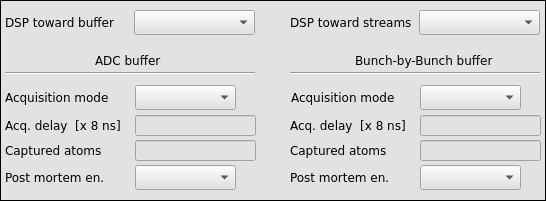
     <widget class="caFrame" name="caframe_3">
      <property name="geometry">
       <rect>
        <x>3</x>
        <y>5</y>
        <width>546</width>
        <height>201</height>
       </rect>
      </property>
      <property name="styleSheet">
       <string notr="true">background-color: rgb(226, 226, 226);</string>
      </property>
      <property name="frameShape">
       <enum>QFrame::Box</enum>
      </property>
      <widget class="caMenu" name="camenu_3">
       <property name="geometry">
        <rect>
         <x>155</x>
         <y>415</y>
         <width>100</width>
         <height>25</height>
        </rect>
       </property>
       <property name="font">
        <font>
         <family>DejaVu Sans</family>
         <pointsize>10</pointsize>
        </font>
       </property>
       <property name="frame">
        <bool>true</bool>
       </property>
       <property name="channel" stdset="0">
        <string notr="true">$(DEVICE):dsp:insert_zeros</string>
       </property>
       <property name="labelDisplay">
        <bool>false</bool>
       </property>
      </widget>
      <widget class="QLabel" name="label_12">
       <property name="geometry">
        <rect>
         <x>5</x>
         <y>415</y>
         <width>151</width>
         <height>25</height>
        </rect>
       </property>
       <property name="font">
        <font>
         <family>DejaVu Sans</family>
        </font>
       </property>
       <property name="text">
        <string>Insert zeros</string>
       </property>
      </widget>
      <widget class="caMenu" name="camenu">
       <property name="geometry">
        <rect>
         <x>134</x>
         <y>10</y>
         <width>121</width>
         <height>25</height>
        </rect>
       </property>
       <property name="font">
        <font>
         <family>DejaVu Sans</family>
         <pointsize>10</pointsize>
        </font>
       </property>
       <property name="styleSheet">
        <string notr="true">color: rgb(0, 0, 0);</string>
       </property>
       <property name="frame">
        <bool>true</bool>
       </property>
       <property name="channel" stdset="0">
        <string notr="true">$(BPM):dsp:calculation_buffer</string>
       </property>
       <property name="labelDisplay">
        <bool>false</bool>
       </property>
      </widget>
      <widget class="QLabel" name="label">
       <property name="geometry">
        <rect>
         <x>5</x>
         <y>10</y>
         <width>126</width>
         <height>25</height>
        </rect>
       </property>
       <property name="font">
        <font>
         <family>DejaVu Sans</family>
        </font>
       </property>
       <property name="text">
        <string>DSP toward buffer</string>
       </property>
      </widget>
      <widget class="caLineEdit" name="calineedit_4">
       <property name="geometry">
        <rect>
         <x>155</x>
         <y>705</y>
         <width>101</width>
         <height>16</height>
        </rect>
       </property>
       <property name="font">
        <font>
         <family>DejaVu Sans</family>
         <pointsize>10</pointsize>
         <stylestrategy>PreferDefault</stylestrategy>
        </font>
       </property>
       <property name="alignment">
        <set>Qt::AlignRight|Qt::AlignTrailing|Qt::AlignVCenter</set>
       </property>
       <property name="channel" stdset="0">
        <string notr="true">$(DEVICE):clock_info:adc_frequency</string>
       </property>
      </widget>
      <widget class="QLabel" name="label_55">
       <property name="geometry">
        <rect>
         <x>5</x>
         <y>705</y>
         <width>131</width>
         <height>21</height>
        </rect>
       </property>
       <property name="font">
        <font>
         <family>DejaVu Sans</family>
        </font>
       </property>
       <property name="text">
        <string>Sampling frequency</string>
       </property>
      </widget>
      <widget class="caTextEntry" name="tbtddcsynth_offs_2">
       <property name="geometry">
        <rect>
         <x>420</x>
         <y>140</y>
         <width>121</width>
         <height>21</height>
        </rect>
       </property>
       <property name="font">
        <font>
         <family>Monospace</family>
         <pointsize>10</pointsize>
        </font>
       </property>
       <property name="alignment">
        <set>Qt::AlignRight|Qt::AlignTrailing|Qt::AlignVCenter</set>
       </property>
       <property name="channel" stdset="0">
        <string notr="true">$(BPM):bunch:captured_atoms</string>
       </property>
       <property name="background">
        <color>
         <red>255</red>
         <green>255</green>
         <blue>255</blue>
        </color>
       </property>
       <property name="fontScaleMode">
        <enum>caLineEdit::WidthAndHeight</enum>
       </property>
      </widget>
      <widget class="QLabel" name="label_28">
       <property name="geometry">
        <rect>
         <x>290</x>
         <y>140</y>
         <width>111</width>
         <height>20</height>
        </rect>
       </property>
       <property name="font">
        <font>
         <family>DejaVu Sans</family>
        </font>
       </property>
       <property name="text">
        <string>Captured atoms</string>
       </property>
      </widget>
      <widget class="QLabel" name="label_31">
       <property name="geometry">
        <rect>
         <x>5</x>
         <y>140</y>
         <width>116</width>
         <height>20</height>
        </rect>
       </property>
       <property name="font">
        <font>
         <family>DejaVu Sans</family>
        </font>
       </property>
       <property name="text">
        <string>Captured atoms</string>
       </property>
      </widget>
      <widget class="caTextEntry" name="tbtddcsynth_offs_3">
       <property name="geometry">
        <rect>
         <x>135</x>
         <y>140</y>
         <width>121</width>
         <height>21</height>
        </rect>
       </property>
       <property name="font">
        <font>
         <family>Monospace</family>
         <pointsize>10</pointsize>
        </font>
       </property>
       <property name="alignment">
        <set>Qt::AlignRight|Qt::AlignTrailing|Qt::AlignVCenter</set>
       </property>
       <property name="channel" stdset="0">
        <string notr="true">$(BPM):adc:captured_atoms</string>
       </property>
       <property name="background">
        <color>
         <red>255</red>
         <green>255</green>
         <blue>255</blue>
        </color>
       </property>
       <property name="fontScaleMode">
        <enum>caLineEdit::WidthAndHeight</enum>
       </property>
      </widget>
      <widget class="QLabel" name="label_33">
       <property name="geometry">
        <rect>
         <x>5</x>
         <y>115</y>
         <width>126</width>
         <height>20</height>
        </rect>
       </property>
       <property name="font">
        <font>
         <family>DejaVu Sans</family>
        </font>
       </property>
       <property name="text">
        <string>Acq. delay  [x 8 ns] </string>
       </property>
      </widget>
      <widget class="caTextEntry" name="tbtddcsynth_offs_4">
       <property name="geometry">
        <rect>
         <x>135</x>
         <y>115</y>
         <width>121</width>
         <height>21</height>
        </rect>
       </property>
       <property name="font">
        <font>
         <family>Monospace</family>
         <pointsize>10</pointsize>
        </font>
       </property>
       <property name="alignment">
        <set>Qt::AlignRight|Qt::AlignTrailing|Qt::AlignVCenter</set>
       </property>
       <property name="channel" stdset="0">
        <string notr="true">$(BPM):dsp:acq_control:adc:trig_delay</string>
       </property>
       <property name="background">
        <color>
         <red>255</red>
         <green>255</green>
         <blue>255</blue>
        </color>
       </property>
       <property name="fontScaleMode">
        <enum>caLineEdit::WidthAndHeight</enum>
       </property>
      </widget>
      <widget class="QLabel" name="label_35">
       <property name="geometry">
        <rect>
         <x>290</x>
         <y>115</y>
         <width>131</width>
         <height>20</height>
        </rect>
       </property>
       <property name="font">
        <font>
         <family>DejaVu Sans</family>
        </font>
       </property>
       <property name="text">
        <string>Acq. delay  [x 8 ns]</string>
       </property>
      </widget>
      <widget class="caTextEntry" name="tbtddcsynth_offs_5">
       <property name="geometry">
        <rect>
         <x>420</x>
         <y>115</y>
         <width>121</width>
         <height>21</height>
        </rect>
       </property>
       <property name="font">
        <font>
         <family>Monospace</family>
         <pointsize>10</pointsize>
        </font>
       </property>
       <property name="alignment">
        <set>Qt::AlignRight|Qt::AlignTrailing|Qt::AlignVCenter</set>
       </property>
       <property name="channel" stdset="0">
        <string notr="true">$(BPM):dsp:acq_control:bunch:trig_delay</string>
       </property>
       <property name="background">
        <color>
         <red>255</red>
         <green>255</green>
         <blue>255</blue>
        </color>
       </property>
       <property name="fontScaleMode">
        <enum>caLineEdit::WidthAndHeight</enum>
       </property>
      </widget>
      <widget class="Line" name="line_4">
       <property name="geometry">
        <rect>
         <x>5</x>
         <y>65</y>
         <width>250</width>
         <height>16</height>
        </rect>
       </property>
       <property name="orientation">
        <enum>Qt::Horizontal</enum>
       </property>
      </widget>
      <widget class="Line" name="line_5">
       <property name="geometry">
        <rect>
         <x>290</x>
         <y>65</y>
         <width>250</width>
         <height>16</height>
        </rect>
       </property>
       <property name="orientation">
        <enum>Qt::Horizontal</enum>
       </property>
      </widget>
      <widget class="QLabel" name="label_36">
       <property name="geometry">
        <rect>
         <x>95</x>
         <y>50</y>
         <width>71</width>
         <height>20</height>
        </rect>
       </property>
       <property name="font">
        <font>
         <family>DejaVu Sans</family>
        </font>
       </property>
       <property name="text">
        <string>ADC buffer </string>
       </property>
      </widget>
      <widget class="QLabel" name="label_37">
       <property name="geometry">
        <rect>
         <x>355</x>
         <y>50</y>
         <width>166</width>
         <height>20</height>
        </rect>
       </property>
       <property name="font">
        <font>
         <family>DejaVu Sans</family>
         <pointsize>9</pointsize>
        </font>
       </property>
       <property name="text">
        <string>Bunch-by-Bunch buffer </string>
       </property>
      </widget>
      <widget class="caMenu" name="camenu_2">
       <property name="geometry">
        <rect>
         <x>135</x>
         <y>85</y>
         <width>101</width>
         <height>25</height>
        </rect>
       </property>
       <property name="font">
        <font>
         <family>DejaVu Sans</family>
         <pointsize>10</pointsize>
        </font>
       </property>
       <property name="styleSheet">
        <string notr="true">color: rgb(0, 0, 0);</string>
       </property>
       <property name="frame">
        <bool>true</bool>
       </property>
       <property name="channel" stdset="0">
        <string notr="true">$(BPM):dsp:acq_control:adc:capture</string>
       </property>
       <property name="labelDisplay">
        <bool>false</bool>
       </property>
      </widget>
      <widget class="QLabel" name="label_2">
       <property name="geometry">
        <rect>
         <x>5</x>
         <y>85</y>
         <width>121</width>
         <height>25</height>
        </rect>
       </property>
       <property name="font">
        <font>
         <family>DejaVu Sans</family>
        </font>
       </property>
       <property name="text">
        <string>Acquisition mode</string>
       </property>
      </widget>
      <widget class="QLabel" name="label_3">
       <property name="geometry">
        <rect>
         <x>291</x>
         <y>85</y>
         <width>121</width>
         <height>25</height>
        </rect>
       </property>
       <property name="font">
        <font>
         <family>DejaVu Sans</family>
        </font>
       </property>
       <property name="text">
        <string>Acquisition mode</string>
       </property>
      </widget>
      <widget class="caMenu" name="camenu_4">
       <property name="geometry">
        <rect>
         <x>420</x>
         <y>85</y>
         <width>101</width>
         <height>25</height>
        </rect>
       </property>
       <property name="font">
        <font>
         <family>DejaVu Sans</family>
         <pointsize>10</pointsize>
        </font>
       </property>
       <property name="styleSheet">
        <string notr="true">color: rgb(0, 0, 0);</string>
       </property>
       <property name="frame">
        <bool>true</bool>
       </property>
       <property name="channel" stdset="0">
        <string notr="true">$(BPM):dsp:acq_control:bunch:capture</string>
       </property>
       <property name="labelDisplay">
        <bool>false</bool>
       </property>
      </widget>
      <widget class="caLed" name="caled_4">
       <property name="geometry">
        <rect>
         <x>240</x>
         <y>90</y>
         <width>16</width>
         <height>16</height>
        </rect>
       </property>
       <property name="font">
        <font>
         <family>DejaVu Sans</family>
         <pointsize>9</pointsize>
        </font>
       </property>
       <property name="scaleContents">
        <bool>true</bool>
       </property>
       <property name="channel" stdset="0">
        <string notr="true">$(BPM):dsp:acq_control:adc:capture_monitor</string>
       </property>
       <property name="falseColor">
        <color alpha="0">
         <red>255</red>
         <green>0</green>
         <blue>0</blue>
        </color>
       </property>
       <property name="trueColor">
        <color>
         <red>0</red>
         <green>255</green>
         <blue>0</blue>
        </color>
       </property>
       <property name="undefinedColor">
        <color>
         <red>0</red>
         <green>255</green>
         <blue>0</blue>
        </color>
       </property>
       <property name="trueValue">
        <string/>
       </property>
       <property name="falseValue">
        <string>off</string>
       </property>
      </widget>
      <widget class="caLed" name="caled_5">
       <property name="geometry">
        <rect>
         <x>525</x>
         <y>90</y>
         <width>16</width>
         <height>16</height>
        </rect>
       </property>
       <property name="font">
        <font>
         <family>DejaVu Sans</family>
         <pointsize>9</pointsize>
        </font>
       </property>
       <property name="scaleContents">
        <bool>true</bool>
       </property>
       <property name="channel" stdset="0">
        <string notr="true">$(BPM):dsp:acq_control:bunch:capture_monitor</string>
       </property>
       <property name="falseColor">
        <color alpha="0">
         <red>255</red>
         <green>0</green>
         <blue>0</blue>
        </color>
       </property>
       <property name="trueColor">
        <color>
         <red>0</red>
         <green>255</green>
         <blue>0</blue>
        </color>
       </property>
       <property name="undefinedColor">
        <color>
         <red>0</red>
         <green>255</green>
         <blue>0</blue>
        </color>
       </property>
       <property name="trueValue">
        <string/>
       </property>
       <property name="falseValue">
        <string>off</string>
       </property>
      </widget>
      <widget class="QLabel" name="label_4">
       <property name="geometry">
        <rect>
         <x>5</x>
         <y>165</y>
         <width>121</width>
         <height>25</height>
        </rect>
       </property>
       <property name="font">
        <font>
         <family>DejaVu Sans</family>
        </font>
       </property>
       <property name="text">
        <string>Post mortem en.</string>
       </property>
      </widget>
      <widget class="caMenu" name="camenu_5">
       <property name="geometry">
        <rect>
         <x>135</x>
         <y>165</y>
         <width>101</width>
         <height>25</height>
        </rect>
       </property>
       <property name="font">
        <font>
         <family>DejaVu Sans</family>
         <pointsize>10</pointsize>
        </font>
       </property>
       <property name="styleSheet">
        <string notr="true">color: rgb(0, 0, 0);</string>
       </property>
       <property name="frame">
        <bool>true</bool>
       </property>
       <property name="channel" stdset="0">
        <string notr="true">$(BPM):dsp:acq_control:adc:post_mortem:enabled</string>
       </property>
       <property name="labelDisplay">
        <bool>false</bool>
       </property>
      </widget>
      <widget class="QLabel" name="label_5">
       <property name="geometry">
        <rect>
         <x>290</x>
         <y>165</y>
         <width>121</width>
         <height>25</height>
        </rect>
       </property>
       <property name="font">
        <font>
         <family>DejaVu Sans</family>
        </font>
       </property>
       <property name="text">
        <string>Post mortem en.</string>
       </property>
      </widget>
      <widget class="caMenu" name="camenu_6">
       <property name="geometry">
        <rect>
         <x>420</x>
         <y>165</y>
         <width>101</width>
         <height>25</height>
        </rect>
       </property>
       <property name="font">
        <font>
         <family>DejaVu Sans</family>
         <pointsize>10</pointsize>
        </font>
       </property>
       <property name="styleSheet">
        <string notr="true">color: rgb(0, 0, 0);</string>
       </property>
       <property name="frame">
        <bool>true</bool>
       </property>
       <property name="channel" stdset="0">
        <string notr="true">$(BPM):dsp:acq_control:bunch:post_mortem:enabled</string>
       </property>
       <property name="labelDisplay">
        <bool>false</bool>
       </property>
      </widget>
      <widget class="caLed" name="caled_6">
       <property name="geometry">
        <rect>
         <x>240</x>
         <y>170</y>
         <width>16</width>
         <height>16</height>
        </rect>
       </property>
       <property name="font">
        <font>
         <family>DejaVu Sans</family>
         <pointsize>9</pointsize>
        </font>
       </property>
       <property name="scaleContents">
        <bool>true</bool>
       </property>
       <property name="channel" stdset="0">
        <string notr="true">$(BPM):dsp:acq_control:adc:post_mortem:arrived</string>
       </property>
       <property name="falseColor">
        <color alpha="0">
         <red>0</red>
         <green>255</green>
         <blue>0</blue>
        </color>
       </property>
       <property name="trueColor">
        <color>
         <red>255</red>
         <green>0</green>
         <blue>0</blue>
        </color>
       </property>
       <property name="trueValue">
        <string>true</string>
       </property>
       <property name="falseValue">
        <string>false</string>
       </property>
      </widget>
      <widget class="caLed" name="caled_7">
       <property name="geometry">
        <rect>
         <x>525</x>
         <y>170</y>
         <width>16</width>
         <height>16</height>
        </rect>
       </property>
       <property name="font">
        <font>
         <family>DejaVu Sans</family>
         <pointsize>9</pointsize>
        </font>
       </property>
       <property name="scaleContents">
        <bool>true</bool>
       </property>
       <property name="channel" stdset="0">
        <string notr="true">$(BPM):dsp:acq_control:bunch:post_mortem:arrived</string>
       </property>
       <property name="falseColor">
        <color alpha="0">
         <red>0</red>
         <green>255</green>
         <blue>0</blue>
        </color>
       </property>
       <property name="trueColor">
        <color>
         <red>255</red>
         <green>0</green>
         <blue>0</blue>
        </color>
       </property>
       <property name="trueValue">
        <string>true</string>
       </property>
       <property name="falseValue">
        <string>false</string>
       </property>
      </widget>
      <widget class="caMenu" name="camenu_8">
       <property name="geometry">
        <rect>
         <x>419</x>
         <y>10</y>
         <width>121</width>
         <height>25</height>
        </rect>
       </property>
       <property name="font">
        <font>
         <family>DejaVu Sans</family>
         <pointsize>10</pointsize>
        </font>
       </property>
       <property name="styleSheet">
        <string notr="true">color: rgb(0, 0, 0);</string>
       </property>
       <property name="frame">
        <bool>true</bool>
       </property>
       <property name="channel" stdset="0">
        <string notr="true">$(BPM):dsp:calculation_streams</string>
       </property>
       <property name="labelDisplay">
        <bool>false</bool>
       </property>
      </widget>
      <widget class="QLabel" name="label_7">
       <property name="geometry">
        <rect>
         <x>290</x>
         <y>10</y>
         <width>126</width>
         <height>25</height>
        </rect>
       </property>
       <property name="font">
        <font>
         <family>DejaVu Sans</family>
        </font>
       </property>
       <property name="text">
        <string>DSP toward streams</string>
       </property>
      </widget>
     </widget>
